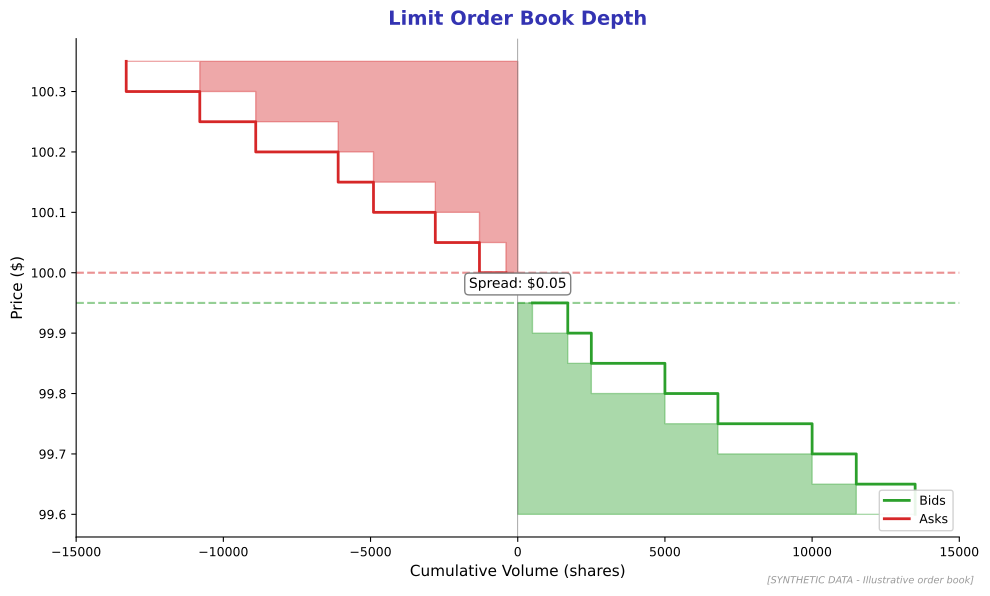

Reproduce this figure in Python.
"""
Order Book Visualization
Shows bid and ask orders in a limit order book

Output: order_book.pdf
Module: module_04_traditional
Lesson: 40 - Electronic Trading
"""

from pathlib import Path
import matplotlib.pyplot as plt
import numpy as np

plt.rcParams.update({
    'font.size': 10,
    'axes.labelsize': 10,
    'axes.titlesize': 11,
    'xtick.labelsize': 9,
    'ytick.labelsize': 9,
    'legend.fontsize': 9,
    'figure.figsize': (10, 6),
    'figure.dpi': 150
})

MLPURPLE = '#3333B2'
MLBLUE = '#0066CC'
MLORANGE = '#FF7F0E'
MLGREEN = '#2CA02C'
MLRED = '#D62728'

def create_chart():
    fig, ax = plt.subplots(figsize=(10, 6))

    # Simulated order book for a stock at ~$100
    bid_prices = [99.95, 99.90, 99.85, 99.80, 99.75, 99.70, 99.65, 99.60]
    bid_volumes = [500, 1200, 800, 2500, 1800, 3200, 1500, 2000]

    ask_prices = [100.00, 100.05, 100.10, 100.15, 100.20, 100.25, 100.30, 100.35]
    ask_volumes = [400, 900, 1500, 2100, 1200, 2800, 1900, 2500]

    # Cumulative volumes for depth chart
    bid_cumulative = np.cumsum(bid_volumes)
    ask_cumulative = np.cumsum(ask_volumes)

    # Plot bid side (green, left)
    ax.fill_betweenx(bid_prices, 0, bid_cumulative, color=MLGREEN, alpha=0.4, step='post')
    ax.step(bid_cumulative, bid_prices, where='post', color=MLGREEN, linewidth=2, label='Bids')

    # Plot ask side (red, right)
    ax.fill_betweenx(ask_prices, 0, -np.array(ask_cumulative), color=MLRED, alpha=0.4, step='post')
    ax.step(-np.array(ask_cumulative), ask_prices, where='post', color=MLRED, linewidth=2, label='Asks')

    # Add spread annotation
    spread = ask_prices[0] - bid_prices[0]
    ax.axhline(y=bid_prices[0], color=MLGREEN, linestyle='--', alpha=0.5)
    ax.axhline(y=ask_prices[0], color=MLRED, linestyle='--', alpha=0.5)
    ax.annotate(f'Spread: ${spread:.2f}', xy=(0, 99.975), fontsize=10, ha='center',
                bbox=dict(boxstyle='round', facecolor='white', edgecolor='gray'))

    ax.set_xlabel('Cumulative Volume (shares)', fontsize=11)
    ax.set_ylabel('Price ($)', fontsize=11)
    ax.set_title('Limit Order Book Depth', fontsize=14, fontweight='bold',
                 color=MLPURPLE, pad=10)

    ax.legend(loc='lower right', framealpha=0.9)
    ax.axvline(x=0, color='gray', linewidth=0.5)
    ax.set_xlim(-15000, 15000)

    # Remove top and right spines
    ax.spines['top'].set_visible(False)
    ax.spines['right'].set_visible(False)

    fig.text(0.98, 0.02, '[SYNTHETIC DATA - Illustrative order book]',
             fontsize=7, color='#999999', ha='right', style='italic')

    plt.tight_layout()

    output_path = Path(__file__).parent / 'order_book.pdf'
    plt.savefig(output_path, format='pdf', dpi=300, bbox_inches='tight')
    plt.close()
    print(f"Chart saved to: {output_path}")
    return output_path

if __name__ == '__main__':
    create_chart()
